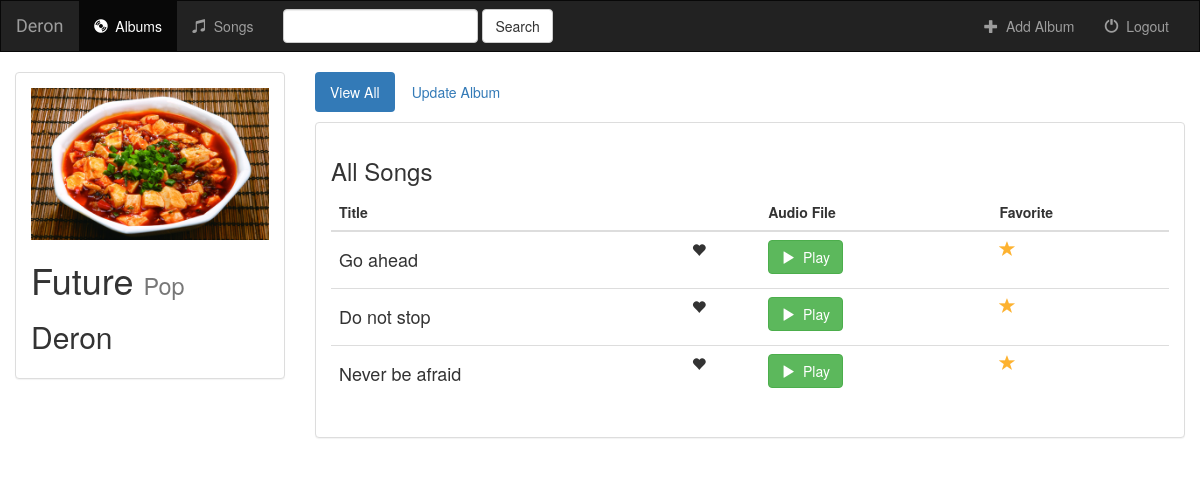
/music/4/favorite/, run on the app's committed database.
### music/models.py (models this page shows, shortened)
class Album(models.Model):
    artist = models.CharField(max_length=250)
    album_title = models.CharField(max_length=500)
    genre = models.CharField(max_length=100)
    album_logo = models.FileField()
    is_favorite = models.BooleanField(default=False)

class Song(models.Model):
    album = models.ForeignKey(Album, on_delete=models.CASCADE)
    song_title = models.CharField(max_length=250)
    audio_file = models.FileField(default='')
    is_favorite = models.BooleanField(default=False)

### music/views.py (the view)
# urls.py: url(r'^(?P<song_id>[0-9]+)/favorite/$', views.favorite, name='favorite'),
def favorite(request, song_id):
    song = get_object_or_404(Song, pk=song_id)
    try:
        if song.is_favorite:
            song.is_favorite = False
        else:
            song.is_favorite = True
        song.save()
    except(KeyError, Song.DoesNotExist):
        return render(request, 'music/detail.html',{
            'album': song.id,
            'error_message': "You did not select a valid song",
        })
    else:
        return render(request, 'music/detail.html', {'album': song.album})

### music/templates/music/detail.html (shortened to what this page needs)
{% extends 'music/base.html' %}
{% block body %}
    <div class="container-fluid songs-container">
        <div class="row">
            <div class="col-sm-4 col-md-3">
                <div class="panel panel-default">
                    <div class="panel-body">
                        <a href="{% url 'music:detail' album.id %}">
                            <img src="{{ album.album_logo.url }}" class="img-responsive">
                        </a>
                        <h1>{{ album.album_title }}
                            <small>{{ album.genre }}</small>
                        </h1>
                        <h2>{{ album.artist }}</h2>
                    </div>
                </div>
            </div>
            <div class="col-sm-8 col-md-9">
                <ul class="nav nav-pills" style="margin-bottom: 10px;">
                    <li role="presentation" class="active">
                        <a href="{% url 'music:detail' album.id %}">View All</a>
                    </li>
                    <li role="presentation">
                        <a href="{% url 'music:album-update' album.id %}">Update Album</a>
                    </li>
                </ul>
                <div class="panel panel-default">
                    <div class="panel-body">
                        <h3>All Songs</h3>
                        <table class="table">
                            <thead>
                            <tr>
                                <th>Title</th>
                                <th></th>
                                <th>Audio File</th>
                                <th>Favorite</th>
                            </tr>
                            </thead>
                            <tbody>
                            {% for song in album.song_set.all %}
                                <tr>
                                    <td>
                                        <h4>{{ song.song_title }}</h4>
                                    </td>
                                    <td>
                                        <span class="glyphicon glyphicon-heart"></span>
                                    </td>
                                    <td>
                                        <a target="_blank" href="{{ song.audio_file.url }}">
                                            <button type="button" class="btn btn-success">
                                                <span class="glyphicon glyphicon-play"></span>&nbsp; Play
                                            </button>
                                        </a>
                                    </td>
                                    <td>
                                        <a href="{% url 'music:favorite' song.id %}" class="btn-favorite" name="song">
                                            <span class="glyphicon glyphicon-star {% if song.is_favorite %} active {% endif %}"></span>
                                        </a>
                                    </td>
                                </tr>
                            {% endfor%}
                            </tbody>
                        </table>
                    </div>
                </div>
            </div>
        </div>
    </div>
{% endblock %}

### music/static/music/style.css (style rules this page uses)
body { background: white url("images/background.png"); }
.glyphicon-star { color: #CCCCCC; font-size: 16px; }
.glyphicon-star.active { color: #FDB230 }

### data on the page
Album: album_logo (picture), album_title "Future", genre "Pop", artist "Deron"
Song: song_title "Go ahead"
Song: song_title "Do not stop"
Song: song_title "Never be afraid"
